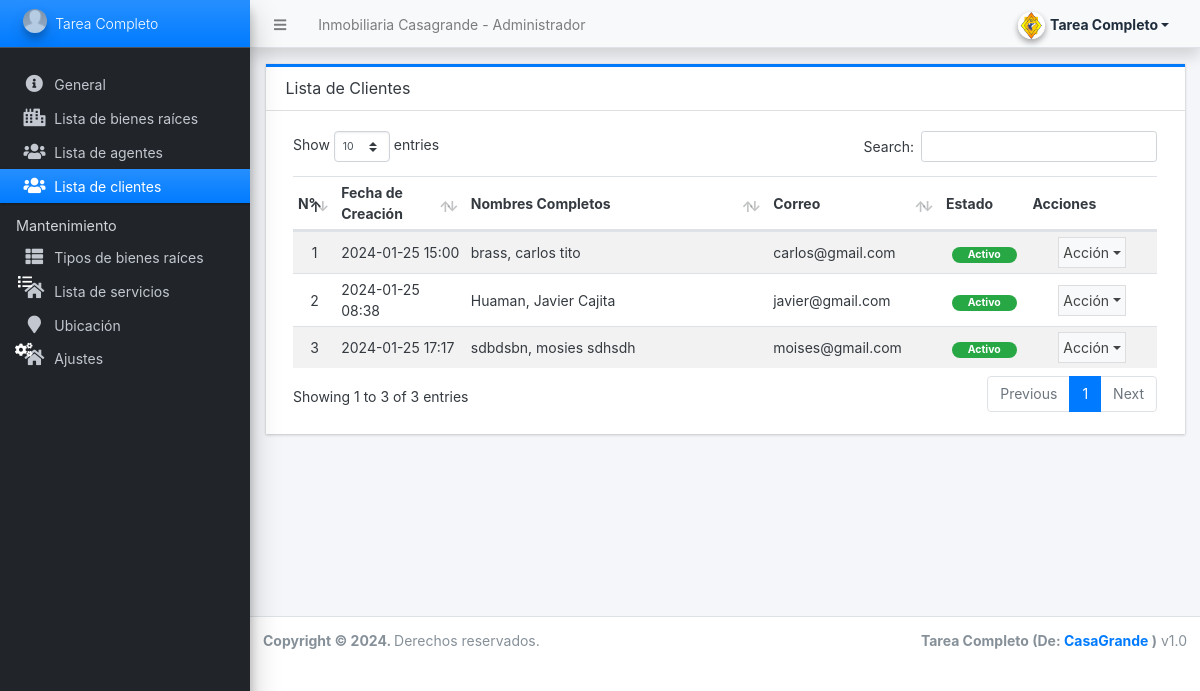
Page /admin/?page=clientes (signed in) on the committed database.
### tables this page shows
CREATE TABLE `clientes` (
  `id` int(30) NOT NULL,
  `firstname` text NOT NULL,
  `middlename` text DEFAULT NULL,
  `lastname` text NOT NULL,
  `gender` text NOT NULL,
  `contact` text NOT NULL,
  `address` text NOT NULL,
  `email` text NOT NULL,
  `password` text NOT NULL,
  `avatar` text DEFAULT NULL,
  `status` tinyint(1) NOT NULL DEFAULT 1,
  `delete_flag` tinyint(1) NOT NULL DEFAULT 0,
  `date_created` datetime NOT NULL DEFAULT current_timestamp(),
  `date_updated` datetime DEFAULT NULL
);

### admin/clientes/index.php (the view, shortened to what this page needs)
<div class="card card-outline rounded-0 card-primary">
	<div class="card-header">
		<h3 class="card-title">Lista de Clientes</h3>
	</div>
	<div class="card-body">
        <div class="container-fluid">
			<table class="table table-hover table-striped" id="list">
				<colgroup>
					<col width="5%">
					<col width="15%">
					<col width="35%">
					<col width="20%">
					<col width="10%">
					<col width="15%">
				</colgroup>
				<thead>
					<tr>
						<th>N°</th>
						<th>Fecha de Creación</th>
						<th>Nombres Completos</th>
						<th>Correo</th>
						<th>Estado</th>
						<th>Acciones</th>
					</tr>
				</thead>
				<tbody>
					<?php
					$i = 1;
						$qry = $conn->query("SELECT *,concat(lastname,', ',firstname,' ', COALESCE(middlename,'')) as fullname from `clientes` where delete_flag = 0 order by concat(lastname,', ',firstname,' ', COALESCE(middlename,'')) asc ");
						while($row = $qry->fetch_assoc()):
					?>
						<tr>
							<td class="text-center"><?php echo $i++; ?></td>
							<td><?php echo date("Y-m-d H:i",strtotime($row['date_created'])) ?></td>
							<td><?php echo $row['fullname'] ?></td>
							<td><?php echo $row['email'] ?></td>
							<td class="text-center">
                                <?php if($row['status'] == 1): ?>
                                    <span class="badge badge-success px-3 rounded-pill">Activo</span>
                                <?php else: ?>
                                    <span class="badge badge-danger px-3 rounded-pill">Inactivo</span>
                                <?php endif; ?>
                            </td>
							<td align="center">
								 <button type="button" class="btn btn-flat p-1 btn-default btn-sm dropdown-toggle dropdown-icon" data-toggle="dropdown">
				                  		Acción
				                  </button>
							</td>
						</tr>
					<?php endwhile; ?>
				</tbody>
			</table>
		</div>
	</div>
</div>

### rows in the picture
clientes: date_created "2024-01-25 15:00", fullname "brass, carlos tito", email "carlos@gmail.com", status "Activo"
clientes: date_created "2024-01-25 08:38", fullname "Huaman, Javier Cajita", email "javier@gmail.com", status "Activo"
clientes: date_created "2024-01-25 17:17", fullname "sdbdsbn, mosies sdhsdh", email "moises@gmail.com", status "Activo"

### other values in the picture
$_settings->info('name') "Inmobiliaria Casagrande"
$_settings->userdata('firstname').' '.$_settings->userdata('lastname') "Tarea Completo"
$_settings->info('short_name') "Tarea Completo"
